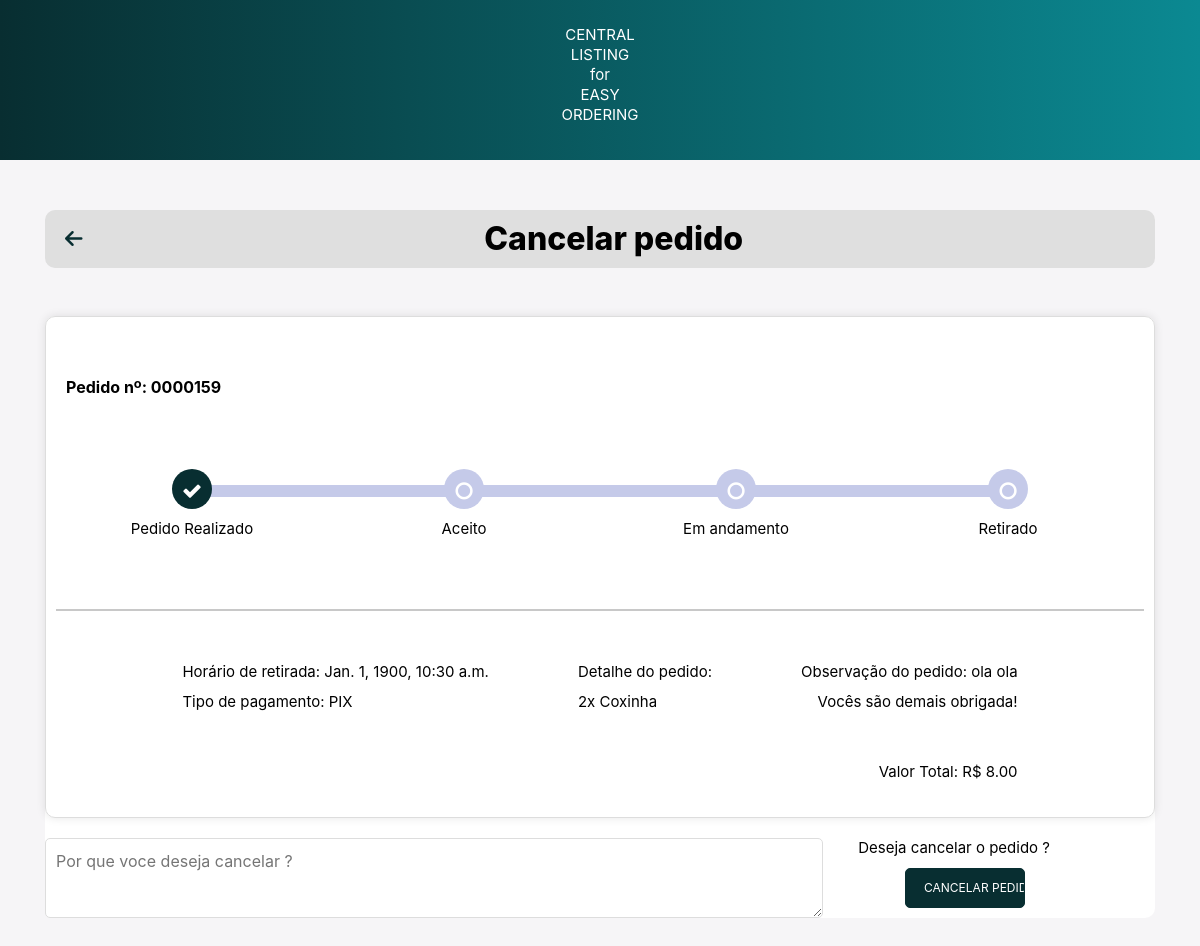
Page /cancel_order/ (signed in) on the committed database.
### main/models.py (models this page shows)
class Order(models.Model):
    PAYMENT_METHOD_CHOICES = [
        ('pix', 'PIX'),
        ('credit_card', 'Credit Card'),
    ]
    user = models.ForeignKey(User, on_delete=models.CASCADE)
    order = models.CharField(max_length=1000)
    order_datetime = models.DateTimeField()
    pickup_time = models.DateTimeField()
    total = models.DecimalField(max_digits=6, decimal_places=2)
    obs = models.TextField(blank=True)
    payment_method = models.CharField(max_length=20, choices=PAYMENT_METHOD_CHOICES, null=True)
    order_status = models.CharField(max_length=20, blank=True) #active/ canceled/ finished

### main/views.py (the view)
# urls.py: path('cancel_order/', views.cancel_order, name='cancel_order'),
def cancel_order(request):
    last_order = Order.objects.filter(user=request.user).last()
    if last_order is None:
        return render(request, 'error.html', {'message': 'Não há pedidos para cancelar.'})
    if request.method == 'POST':
        last_order.order_status = 'cancelled'
        last_order.save()
        messages.success(request, 'Pedido cancelado com sucesso.')
        return redirect('order_status')
    order_detail = {
        'pickup_time': last_order.pickup_time,
        'payment_type': last_order.get_payment_method_display(),
        'order_detail': last_order.order,
        'order_note': last_order.obs,
        'total_value': last_order.total,
        'order_id': last_order.id,
    }
    return render(request, 'cancel_order.html', order_detail)

### templates/cancel_order.html (shortened to what this page needs)
{% load static %}
<!DOCTYPE html>
<html>
<head>
    <link rel="stylesheet" href="https://cdnjs.cloudflare.com/ajax/libs/font-awesome/6.4.0/css/all.min.css" />
    <link
    rel="stylesheet"
    href="https://cdn.jsdelivr.net/npm/bootstrap@4.3.1/dist/css/bootstrap.min.css"
  />
  <link
    rel="stylesheet"
    href="https://cdnjs.cloudflare.com/ajax/libs/font-awesome/4.7.0/css/font-awesome.css"
  />
  <link rel="stylesheet" type="text/css" href="{% static './css/cancel_order.css' %}">
</head>
<body>
  <nav>
          <p>CENTRAL<br>LISTING<br>for<br>EASY<br>ORDERING</p>
  </nav>
    <div class="container">
        <div class="top-bar">
            <a id="arrow" href="{% url 'home' %}" class="back-to-home">
                <i class="fas fa-arrow-left"></i>
            </a>
            <h1 class="top-bar-title">Cancelar pedido</h1>
        </div>
    </div>
    <div class="container">
      <div class="card">
        <div class="timeline-container">
          <div class="order_number_text">
            Pedido nº: 0000{{ order_id }}</p>
          </div>
          <ul id="progressbar" class="text-center">
            <li class="step0">
              <div class="step-container">
                <p class="status-text">Pedido Realizado</p>
              </div>
            </li>
            <li class="step0">
              <div class="step-container">
                <p class="status-text">Aceito</p>
              </div>
            </li>
            <li class="step0">
              <div class="step-container">
                <p class="status-text">Em andamento</p>
              </div>
            </li>
            <li class="step0">
              <div class="step-container">
                <p class="status-text">Retirado</p>
              </div>
            </li>
          </ul>
          <br><br><br><br><br>
          <div class="track-order">
            <hr>
            <div class="row d-flex justify-content-between px-3 top">
              <div>
                <p>Horário de retirada:  {{ pickup_time }}</p>
                <p>Tipo de pagamento: {{ payment_type }}</p>
              </div>
              <div>
                <p>Detalhe do pedido:</p>
                <p> {{ order_detail }}</p>
              </div>
              <div class="d-flex flex-column text-sm-right">
                <p>Observação do pedido: {{ order_note }}</p>
                <p>Vocês são demais obrigada!</p>
                <p><br><br>Valor Total: R$ {{ total_value }}</p>
              </div>
            </div>
          </div>
        </div>
        <div class="cancel-box">
          <textarea placeholder="Por que voce deseja cancelar ?"></textarea>
          <p id="txt-cancelar">Deseja cancelar o pedido ?</p>
          <form method="post">
            <input type="submit" id="cancel-button" class="btn btn-primary custom-btn" value="Cancelar pedido">
          </form>
        </div>
      </div>
    </div>
</body>
</html>

### static/css/cancel_order.css (style rules this page uses)
* { box-sizing: border-box; margin: 0; padding: 0; }
nav { background: linear-gradient(90deg, #082E31, #0b8992); padding: 5px; text-align: center; font-size: 15px; width: 100%; color: #fff; margin-bottom: 50px; font-weight: normal; }
.top-bar { display: flex; align-items: center; padding: 10px 20px; background-color: #dfdfdf; border-radius: 10px; width: 100%; margin: 0 auto; position: relative; }
.top-bar-title { flex-grow: 1; margin: 0; font-size: 32px; text-align: center; }
.back-to-home { color: #082E31; font-size: 20px; margin-right: 10px; }
body { color: #000; overflow-x: hidden; height: 100%; background-color: #f6f5f7; background-repeat: no-repeat; }
.card { z-index: 0; background-color: #fff; padding-bottom: 0px; margin-top: 48px; border-radius: 10px; border: 0px solid rgba(0,0,0,.125); margin-bottom: 50px; }
.top { padding-top: 30px; padding-left: 13% !important; padding-right: 13% !important; }
#progressbar { margin-bottom: 1px; padding-left: 0; margin-top: 70px; }
#progressbar li { list-style-type: none; font-size: 13px; width: 25%; float: left; position: relative; font-weight: 400; }
#progressbar .step0::before { font-family: FontAwesome; content: '\f10c'; color: #fff; }
#progressbar li::before { width: 40px; height: 40px; line-height: 45px; display: block; font-size: 20px; background: #c5cae9; border-radius: 50%; margin: auto; padding: 0; }
#progressbar li::after { content: ''; width: 100%; height: 12px; background-color: #c5cae9; position: absolute; top: 16px; left: 0; z-index: -1; }
#progressbar li:last-child::after { border-top-right-radius: 10px; border-bottom-right-radius: 10px; position: absolute; left: -50%; }
#progressbar li:nth-child(2)::after, #progressbar li:nth-child(3)::after { left: -50%; }
#progressbar li:first-child::after { border-top-left-radius: 10px; border-bottom-right-radius: 10px; position: absolute; left: 50%; }
#progressbar li.active::before, #progressbar li.active::after { background-color: #082E31; transition: background 1.0s; }
#progressbar li.active::before { font-family: FontAwesome; content: '\f00c'; color: #fff; }
.status-text { text-align: center; margin-top: 10px; }
.step-container { display: flex; flex-direction: column; align-items: center; justify-content: center; }
.container .card .row { margin-bottom: 20px; }
.container .card .row p { margin: 0; padding: 5px 0; }
.container .card .row .d-flex { flex-direction: column; align-items: flex-start; }
.container .card .row .text-sm-right { align-items: flex-end; }
hr { background-color: #dfdfdf; border-width: 2px; }
.timeline-container { border: 1px solid #ddd; border-radius: 10px; padding: 10px; box-shadow: 0px 0px 10px rgba(0,0,0,0.1); padding-top: 48px; }
.track-order { margin-top: 20px; }
h1 { font-weight: bold; font-weight: 800; }
p { font-size: 15px; line-height: 20px; margin: 20px 0 30px; }
.order_number_text { padding-top: 10px; padding-left: 10px; font-size: 16px; font-weight: bolder; }
.btn { text-transform: uppercase; font-size: 12px; padding: 7px 18px; border-radius: 5px; cursor: pointer; text-decoration: none; }
.btn-primary { background-color: #082E31; color: #fff; border: 1px solid #082E31; }
.cancel-box { display: flex; justify-content: space-between; margin-top: 20px; }
.cancel-box textarea { flex-grow: 1; margin-right: 20px; padding: 10px; border-radius: 5px; border: 1px solid #ddd; height: 80px; }
#cancel-button { display: flex; justify-content: center; align-items: center; text-align: center; position: relative; align-self: flex-end; right: 130px; height: 40px; width: 120px; top: 30px; }
#txt-cancelar { position: relative; bottom: 20px; left: 15px; }

### rows in the picture
Order: pickup_time "Jan. 1, 1900, 10:30 a.m.", payment_method "PIX", order "2x Coxinha", obs "ola ola", total "8.00"

### other values in the picture
{{ order_id }} "159"
